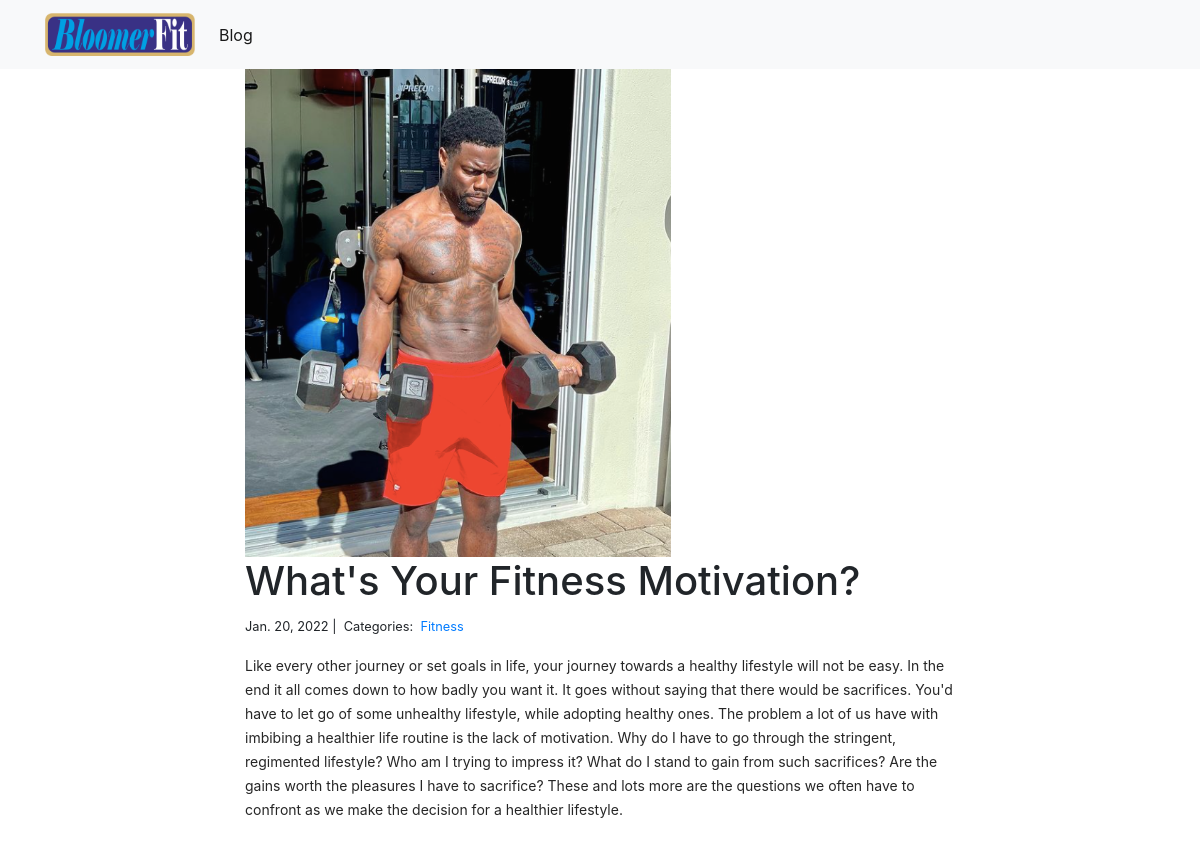
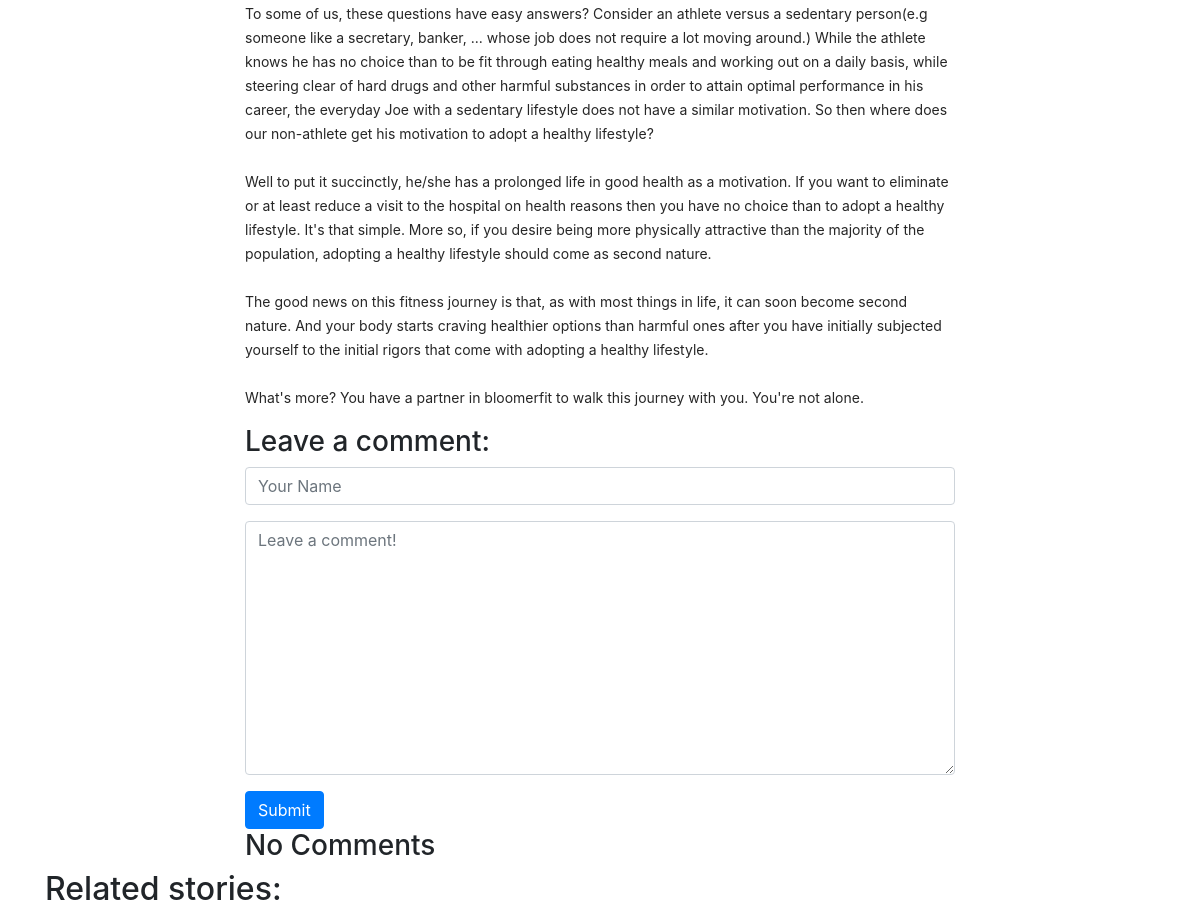
Page /blog/1/ on the committed database (2 pictures, top to bottom).
### blog/models.py (models this page shows, shortened)
class Post(models.Model):
    title = models.CharField(max_length=255)
    body = HTMLField()
    created_on = models.DateTimeField(auto_now_add=True)
    last_modified = models.DateTimeField(auto_now=True)
    categories = models.ManyToManyField('Category', related_name='posts')
    image = models.FilePathField(path="C:/Users/USER/Desktop/bloomerfit/bloomerfit/user/static/user/images")

class Category(models.Model):
    name = models.CharField(max_length=20)

### blog/views.py (the view, shortened to what this page needs)
# urls.py: path("<int:pk>/", views.blog_detail, name="blog_detail"),
def blog_detail(request, pk):
    post = Post.objects.get(pk=pk)
    object_list = Post.objects.all().exclude(id=post.id)
    form = CommentForm()
    comments = Comment.objects.filter(post=post)
    num_of_comments = len(comments)
    context = {
        "post": post,
        "comments": comments,
        "form": form,
        "object_list":object_list,
        "num_of_comments":num_of_comments
    }
    return render(request, "blog/blog_detail.html", context)

### blog/forms.py
class CommentForm(forms.Form):
    author = forms.CharField(
        max_length=60,
        widget=forms.TextInput(attrs={
            "class": "form-control",
            "placeholder": "Your Name"
        })
    )
    body = forms.CharField(widget=forms.Textarea(
        attrs={
            "class": "form-control",
            "placeholder": "Leave a comment!"
        })
    )

### blog/templates/blog/blog_detail.html (shortened to what this page needs)
{% extends "blog/base.html" %}
{% load static %}
{% block body %}
<div class="col-md-8 offset-md-2">
    <img  src="{% static post.image %}" alt="image" width="60%">
    <h1>{{ post.title }}</h1>
    <small>
        {{ post.created_on.date }} |&nbsp;
        Categories:&nbsp;
        {% for category in post.categories.all %}
        <a href="{% url 'blog:blog_category' category.name %}">
            {{ category.name }}
        </a>&nbsp;
        {% endfor %}
    </small>
    <p>{{ post.body| safe | linebreaks }}</p>
    <h3>Leave a comment:</h3>
    <form action="/blog/{{ post.pk }}/" method="post">
        <div class="form-group">
            {{ form.author }}
        </div>
        <div class="form-group">
            {{ form.body }}
        </div>
        <button type="submit" class="btn btn-primary">Submit</button>
    </form>
    {% for comment in comments %}
    <div style="border: 1.5px dashed green; border-radius: 5px; position: relative; padding: 15px">
        <img src="{% static 'images/profile_avatar.png' %}" style="width: 65px; float: right;">
    <p>
        On {{comment.created_on.date }}&nbsp;
        <b>{{ comment.author }}</b> wrote:
    </p>
    <p>{{ comment.body }}</p>
    </div>
    <hr>
    {% empty %}
    <h3>No Comments</h3>
    {% endfor %}
</div>
<h2>Related stories:</h2>
{% endblock %}

### rows in the picture
Post: image (picture), title "What's Your Fitness Motivation?", created_on "Jan. 20, 2022", body "Like every other journey or set goals in life, your journey towards a healthy lifestyle will not be easy. In the end it all comes down to how badly you want it. It goes without saying that there would be sacrifices. You'd have to let go of some unhealthy lifestyle, while adopting healthy ones. The problem a lot of us have with imbibing a healthier life routine is the lack of motivation. Why do I have to go through the stringent, regimented lifestyle? Who am I trying to impress it? What do I stand to gain from such sacrifices? Are the gains worth the pleasures I have to sacrifice? These and lots more are the questions we often have to confront as we make the decision for a healthier…"
Category: name "Fitness"
